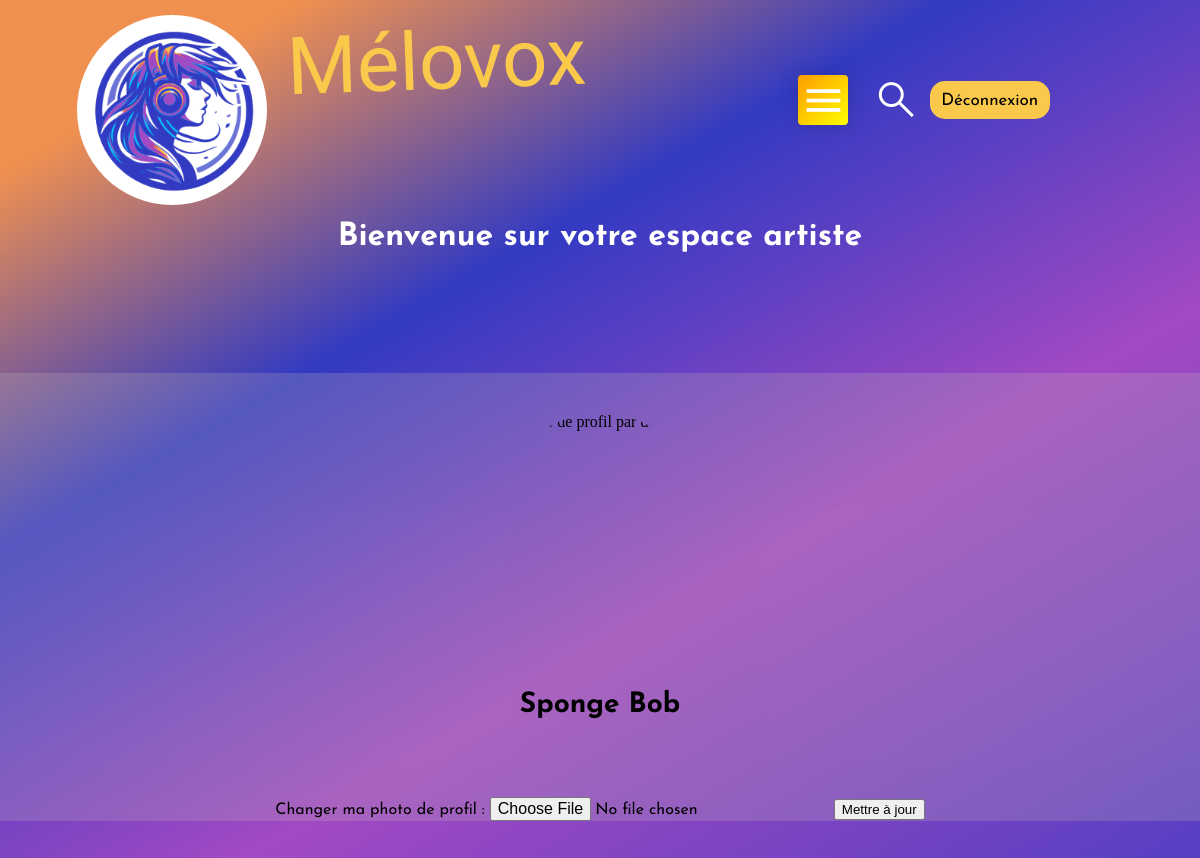
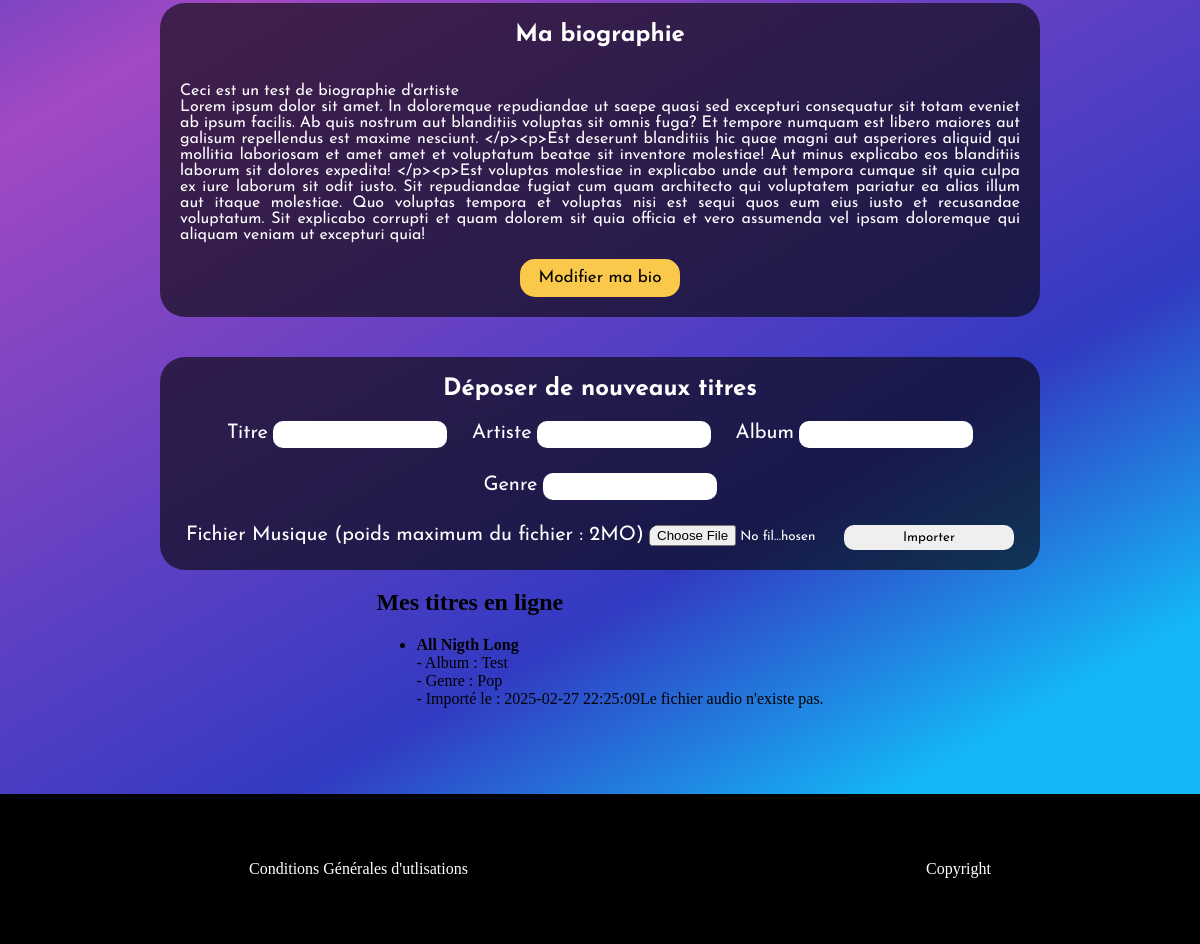
Page /espace_perso_artiste.php (signed in) on the committed database (2 pictures, top to bottom).
### tables this page shows
CREATE TABLE IF NOT EXISTS `artistes` (
  `id` int NOT NULL AUTO_INCREMENT,
  `utilisateur_id` int NOT NULL,
  `biographie` text,
  `photo_profil` varchar(255) DEFAULT NULL,
  PRIMARY KEY (`id`),
  KEY `utilisateur_id` (`utilisateur_id`)
);

CREATE TABLE IF NOT EXISTS `utilisateurs` (
  `id` int NOT NULL AUTO_INCREMENT,
  `nom` varchar(100) NOT NULL,
  `prenom` varchar(100) NOT NULL,
  `date_naissance` date NOT NULL,
  `email` varchar(255) NOT NULL,
  `sexe` enum('homme','femme','ne_pas_repondre') DEFAULT 'ne_pas_repondre',
  `est_artiste` tinyint(1) NOT NULL,
  `partage_creations` tinyint(1) NOT NULL,
  `pays` varchar(100) NOT NULL,
  `pseudo` varchar(50) NOT NULL,
  `mot_de_passe` varchar(255) NOT NULL,
  `photo_profil` varchar(255) DEFAULT NULL,
  `date_inscription` datetime DEFAULT CURRENT_TIMESTAMP,
  PRIMARY KEY (`id`),
  UNIQUE KEY `pseudo` (`pseudo`),
  UNIQUE KEY `email` (`email`(191))
);

CREATE TABLE IF NOT EXISTS `musique` (
  `id` int NOT NULL AUTO_INCREMENT,
  `utilisateur_id` int NOT NULL,
  `titre` varchar(255) NOT NULL,
  `artiste` varchar(255) NOT NULL,
  `album` varchar(255) DEFAULT NULL,
  `genre` varchar(100) DEFAULT NULL,
  `chemin_fichier` varchar(255) NOT NULL,
  `date_import` datetime DEFAULT CURRENT_TIMESTAMP,
  PRIMARY KEY (`id`),
  KEY `utilisateur_id` (`utilisateur_id`)
);

### espace_perso_artiste.php (the view, shortened to what this page needs)
<?php
require "content_dynamique/header.php";
include "database/connex_bdd.php";
if (isset($_SESSION['user_id'])) {
    $utilisateur_id = $_SESSION['user_id'];
    $sql = "SELECT u.nom, u.prenom, u.email, a.biographie, a.photo_profil
            FROM utilisateurs u
            LEFT JOIN artistes a ON u.id = a.utilisateur_id
            WHERE u.id = ?";
    $stmt = $conn->prepare($sql);
    $stmt->bind_param("i", $utilisateur_id);
    $stmt->execute();
    $stmt->bind_result($nom, $prenom, $email, $biographie, $photo_profil);
?>
        <?php
        $chemin_fichier = __DIR__ . '/' . $photo_profil;
        $chemin_image = '/' . $photo_profil;
        ?>
    <h1>Bienvenue sur votre espace artiste</h1><br>
    <div id="profil">
        <?php if (!empty($photo_profil) && file_exists($chemin_fichier)) : ?>
            <img src="<?php echo htmlspecialchars($chemin_image); ?>" alt="Photo de profil">
        <?php else : ?>
            <img src="../fichiers_config/uploads/photos_profil/default_profile.png" alt="Photo de profil par défaut" >
        <?php endif; ?>
        <h3><?php echo htmlspecialchars($prenom . ' ' . $nom); ?></h3>
        <form action="fichiers_config/traitement_photo_profil.php" method="post" enctype="multipart/form-data">
            <label for="nouvelle_photo">Changer ma photo de profil :</label>
            <input type="file" name="nouvelle_photo" id="nouvelle_photo" accept="image/*" required>
            <input id="form_button" type="submit" value="Mettre à jour">
        </form>
    </div>
    <section id="bio_artiste">
        <h2>Ma biographie</h2>
        <div id="bio">
            <?php if ($biographie): ?>
                <p><?php echo nl2br(htmlspecialchars($biographie)); ?></p>
            <?php else: ?>
                <p>Votre biographie est vide. Cliquez sur le bouton ci-dessous pour ajouter votre biographie.</p>
            <?php endif; ?>
        </div>
        <button type="button" id="modifier_bio_btn">Modifier ma bio</button>
    </section>
    <section id="import_musique">
        <h2>Déposer de nouveaux titres</h2>
        <form action="fichiers_config/traitement_import_musique.php" method="post" enctype="multipart/form-data">
            <div>
                <label for="titre">Titre</label>
                <input type="text" id="titre" name="titre" required>
            </div>
            <div>
                <label for="artiste">Artiste</label>
                <input type="text" id="artiste" name="artiste" required>
            </div>
            <div>
                <label for="album">Album</label>
                <input type="text" id="album" name="album">
            </div>
            <div>
                <label for="genre">Genre</label>
                <input type="text" id="genre" name="genre">
            </div>
            <div>
                <label for="fichier_musique">Fichier Musique (poids maximum du fichier : 2MO)</label>
                <input type="file" id="fichier_musique" name="fichier_musique" accept="audio/*" required>
            </div>
            <div>
                <input type="submit" value="Importer">
            </div>
        </form>
    </section>
    <section>
    <h2>Mes titres en ligne</h2>
    <?php
    $sql = "SELECT titre, album, genre, chemin_fichier, date_import FROM musique WHERE utilisateur_id = ?";
    $stmt = $conn->prepare($sql);
    $stmt->bind_param("i", $utilisateur_id);
    $stmt->execute();
    $result = $stmt->get_result();
    if ($result->num_rows > 0) {
        echo "<ul>";
        while ($musique = $result->fetch_assoc()) {
            echo "<li>";
            echo "<strong>" . htmlspecialchars($musique['titre']) . "</strong> ";
            echo " <br>- Album : " . htmlspecialchars($musique['album']);
            echo " <br>- Genre : " . htmlspecialchars($musique['genre']);
            echo " <br>- Importé le : " . htmlspecialchars($musique['date_import']);
            $chemin_fichier = $musique['chemin_fichier'];
            if (file_exists($chemin_fichier)) {
                $chemin_audio = '/' . $chemin_fichier;
                echo "<br><audio controls>
                        <source src='" . htmlspecialchars($chemin_audio) . "' type='audio/mpeg'>
                        Votre navigateur ne supporte pas la balise audio.
                      </audio>";
            } else {
                echo "Le fichier audio n'existe pas.";
            }
            echo "</li>";
        }
        echo "</ul>";
    } else {
        echo "<p>Vous n'avez pas encore importé de titres.</p>";
    }
    ?>
</section>
    <?php
        } else {
            header("Location: ../connexion.php");
            exit();
        }
        require "content_dynamique/footer.php";
    ?>

### content_dynamique/header.php (shortened to what this page needs)
<!DOCTYPE html>
<html lang="fr">
<head>
    <link rel="stylesheet" href="content_dynamique/header.css">
    <link rel="stylesheet" href="content_dynamique/footer.css">
    <?php
    $page = basename($_SERVER['PHP_SELF']);
    if ($page === 'albums_ep_single.php') {
        echo "<link rel='stylesheet' type='text/css' href='" . CSS_PATH . "albums_ep_single_style.css'>";
    } elseif ($page === 'artist_profile.php') {
        echo "<link rel='stylesheet' type='text/css' href='" . CSS_PATH . "artist_profile_style.css'>";
    } elseif ($page === 'category.php') {
        echo "<link rel='stylesheet' type='text/css' href='" . CSS_PATH . "category_style.css'>";
    } elseif ($page === 'contactform.php') {
        echo "<link rel='stylesheet' type='text/css' href='" . CSS_PATH . "contactform_style.css'>";
    } elseif ($page === 'connexion.php') {
        echo "<link rel='stylesheet' type='text/css' href='" . CSS_PATH . "connexion_style.css'>";
    } elseif ($page === 'inscription.php') {
        echo "<link rel='stylesheet' type='text/css' href='" . CSS_PATH . "form_style.css'>";
    } elseif ($page === 'gallery.php') {
        echo "<link rel='stylesheet' type='text/css' href='" . CSS_PATH . "gallery_style.css'>";
    } elseif ($page === 'index.php') {
        echo "<link rel='stylesheet' type='text/css' href='" . CSS_PATH . "index_style.css'>";
    } elseif ($page === 'playlist.php') {
        echo "<link rel='stylesheet' type='text/css' href='" . CSS_PATH . "playlist_style.css'>";
    } elseif ($page === 'profile.php') {
        echo "<link rel='stylesheet' type='text/css' href='" . CSS_PATH . "profile_style.css'>";
    } elseif ($page === 'search.php') {
        echo "<link rel='stylesheet' type='text/css' href='" . CSS_PATH . "search_style.css'>";
    } elseif ($page === 'espace_perso_artiste.php') {
        echo"<link rel='stylesheet' type='text/css' href='" . CSS_PATH ."espace_perso_artiste_style.css'>";
    }
    ?>
    <link rel="stylesheet" href="content_dynamique/menu-deroulant.css">
    <link rel="stylesheet" href="path/to/owl.carousel.min.css">
    <link rel="stylesheet" href="path/to/owl.theme.default.min.css">
</head>
<body>
    <?php
        $is_connected = isset($_SESSION['user_id']);
    ?>
    <header>
        <div id="logo_title">
            <a href="index.php"><img id="logo" src="visuel/logo/logo.png" alt=""></a>
            <h1>Mélovox</h1>
        </div>
        <div id="search_connex">
            <div class="wrapMenu">
                <div class="menu menu--top-right" id="menu_top_right">
                    <a class="menu__btn" dd-nav-expand="menu_top_right"><img src="visuel/icons/menu_hamburger.png" alt=""></a>
                </div>
            </div>
            <a href="search.php"><span class="material-symbols-outlined">search</span></a>
            <?php if ($is_connected) : ?>
                <a href="deconnexion.php"><button>Déconnexion</button></a>
            <?php endif; ?>
        </div>
    </header>

### content_dynamique/footer.php
<footer>
    <ul>
        <li><a href="">Conditions Générales d'utlisations</a></li>
    </ul>
    <ul>
        <li><a href="">Copyright</a></li>
    </ul>
</footer>
</body>
</html>

### content_dynamique/header.css (style rules this page uses)
body { margin: 0; background: linear-gradient(150deg , #EF9050 7%,#323AC2 22%,#A249C3 40%,#323AC2 73%,#14B8F6 87%); background-attachment: fixed; background-size: cover; display:flex; flex-direction: column; align-items: center; justify-content: space-between; background-repeat: no-repeat; }
header { width: 100%; height: 200px; display:flex; flex-direction: row; justify-content:space-around; align-items:center; }
#logo_title { display: flex; flex-direction: row; justify-content: space-between; gap: 20px; margin-top: 30px; align-items: flex-start; height: 100%; }
#logo { background-color: white; width: 190px; height: 190px; border-radius: 100%; }
header h1 { font-size: 60pt; rotate: -2.04deg; font-family: "Rock Salt", serif; font-weight: 400; color: #FAC94C; margin: 0; }
#search_connex { width: 32%; height: 100%; display: flex; flex-direction: row; align-items: center; justify-content: center; gap: 10px; }
#search_connex a, #search_connex span { font-size: 35pt; color: white; display: flex; text-decoration: none; }
header button { width: 120px; height: 38px; border: none; padding: 5px 10px; border-radius: 15px; background-color: #FAC94C; font-family:"Josefin Sans", serif; font-size: 17px; cursor: pointer; top: 150px; }

### content_dynamique/footer.css (style rules this page uses)
footer { width: 100%; height: 150px; margin-top: 70px; display:flex; flex-direction: row; align-items: center; justify-content: space-around; background-color: black; }
footer a { color: white; text-decoration: none; }

### styles/espace_perso_artiste_style.css (style rules this page uses)
h1 { font-family: "Josefin Sans", serif; color: white; }
#profil { width: 100%; display: flex; align-items: center; justify-content: space-between; flex-direction: column; margin-top: 80px; background-color: rgba(196, 182, 182, 0.24); gap: 50px; }
#profil img { width: 200px; height: 200px; border-radius: 150px; margin-top: 40px; }
#profil h3 { font-family: "Josefin Sans", serif; font-size: 21pt; }
#profil form { font-family: "Josefin Sans", serif; }
#profil label { font-family: "Josefin sans", serif; }
#nouvelle_photo { font-family: "Josefin Sans", serif; font-size: 12pt; text-align: left; }
#bio_artiste { width: 70%; height: fit-content; display: flex; flex-direction: column; align-items: center; justify-content: center; background-color: rgba(8, 7, 7, 0.63); color: white; border-radius: 25px; font-family: "Josefin Sans", serif; text-align: justify; padding-left: 20px; padding-right: 20px; margin-top: 40px; padding-bottom: 20px; }
#bio_artiste button { width: 160px; height: 38px; border: none; padding: 5px 10px; border-radius: 15px; background-color: #FAC94C; font-family: "Josefin Sans", serif; font-size: 17px; cursor: pointer }
#import_musique { width: 70%; height: fit-content; display: flex; flex-direction: column; align-items: center; justify-content: center; background-color: rgba(8, 7, 7, 0.63); color: white; border-radius: 25px; font-family: "Josefin Sans", serif; text-align: justify; padding-left: 20px; padding-right: 20px; margin-top: 40px; padding-bottom: 20px; }
#import_musique form { display: flex; flex-wrap: wrap; gap: 25px; justify-content: center; }
#import_musique label { font-size: 15pt; }
#import_musique input { width: 170px; height: 25px; border: none; border-radius: 10px; font-family: "Josefin Sans", serif; }

### content_dynamique/menu-deroulant.css (style rules this page uses)
.menu__btn > img:nth-child(1) { width: 90%; }

### rows in the picture
artistes: utilisateur.nom "Sponge Bob", biographie "Ceci est un test de biographie d'artiste Lorem ipsum dolor sit amet. In doloremque repudiandae ut saepe quasi sed excepturi consequatur sit totam eveniet ab ipsum facilis. Ab quis nostrum aut blanditiis voluptas sit omnis fuga? Et tempore numquam est libero maiores aut galisum repellendus est maxime nesciunt. </p><p>Est deserunt blanditiis hic quae magni aut asperiores aliquid qui mollitia laboriosam et amet amet et voluptatum beatae sit inventore molestiae! Aut minus explicabo eos blanditiis laborum sit dolores expedita! </p><p>Est voluptas molestiae in explicabo unde aut tempora cumque sit quia culpa ex iure laborum sit odit iusto. Sit repudiandae fugiat cum quam architecto qui voluptatem…"
musique: titre "All Nigth Long", album "Test", genre "Pop", date_import "2025-02-27 22:25:09", shows "Le fichier audio n'existe pas."
